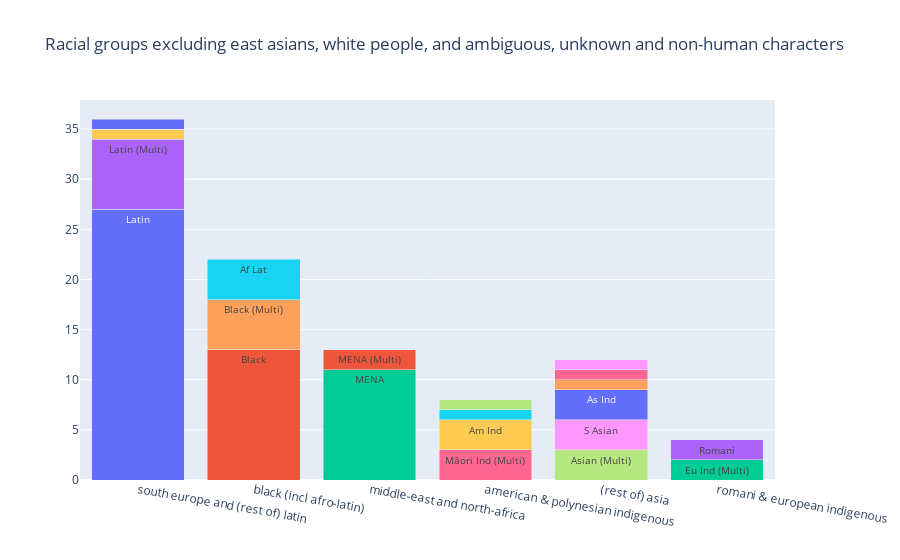

Notebook code for this chart:
### Code cell
# or as a bar stack after all??

template_stack=go.Figure()

# iterate over values or index of values
for index in total_race_percentages.index:
    if "White" in index or ("E Asian" in index and "Ind" not in index) or index in all_groupings["other"].keys():
        continue

    # determine variables with conditionals
    for group in all_groupings:
        if group == "other":
            if index in all_groupings[group].keys():
                stack_label = all_groupings[group][index]
        elif index in all_groupings[group]:
            if group == "north, west, middle and eastern europe":
                stack_label = "romani & european indigenous"
            else:
                stack_label = group


    # add trace to figure
    template_stack.add_trace(
        go.Bar(
            x=[stack_label], 
                # stack_label needs to be an array/series/etc of some kind
                # should only be one value per stack, this is what groups the stacks!
            y=total_race_percentages.loc[index], 
                # value you want to portray in each portion of the stack
            text=index,
            textposition="inside",
                # what you want this value to be labelled as
            #marker_color=portion_colour
                # what colour you want this value to be
        )
    )

template_stack.update_layout(
    barmode='stack', 
    showlegend=False, 
    title="Racial groups excluding east asians, white people, and ambiguous, unknown and non-human characters",
    uniformtext_minsize=8, 
    uniformtext_mode='hide',
    xaxis_tickangle=10,
    
)

template_stack.show()

### Figure 1 — Plotly figure (JSON) as saved in the notebook; plotly's stock layout.template omitted (floating-point values rounded to 4 significant figures)
{"data": [{"text": "Latin", "textposition": "inside", "type": "bar", "x": ["south europe and (rest of) latin"], "y": [27]}, {"text": "Black", "textposition": "inside", "type": "bar", "x": ["black (incl afro-latin)"], "y": [13]}, {"text": "MENA", "textposition": "inside", "type": "bar", "x": ["middle-east and north-africa"], "y": [11]}, {"text": "Latin (Multi)", "textposition": "inside", "type": "bar", "x": ["south europe and (rest of) latin"], "y": [7]}, {"text": "Black (Multi)", "textposition": "inside", "type": "bar", "x": ["black (incl afro-latin)"], "y": [5]}, {"text": "Af Lat", "textposition": "inside", "type": "bar", "x": ["black (incl afro-latin)"], "y": [4]}, {"text": "Māori Ind (Multi)", "textposition": "inside", "type": "bar", "x": ["american & polynesian indigenous"], "y": [3]}, {"text": "Asian (Multi)", "textposition": "inside", "type": "bar", "x": ["(rest of) asia"], "y": [3]}, {"text": "S Asian", "textposition": "inside", "type": "bar", "x": ["(rest of) asia"], "y": [3]}, {"text": "Am Ind", "textposition": "inside", "type": "bar", "x": ["american & polynesian indigenous"], "y": [3]}, {"text": "As Ind", "textposition": "inside", "type": "bar", "x": ["(rest of) asia"], "y": [3]}, {"text": "MENA (Multi)", "textposition": "inside", "type": "bar", "x": ["middle-east and north-africa"], "y": [2]}, {"text": "Eu Ind (Multi)", "textposition": "inside", "type": "bar", "x": ["romani & european indigenous"], "y": [2]}, {"text": "Romani", "textposition": "inside", "type": "bar", "x": ["romani & european indigenous"], "y": [2]}, {"text": "Central As", "textposition": "inside", "type": "bar", "x": ["(rest of) asia"], "y": [1]}, {"text": "Am Ind / E Asian (Multi)", "textposition": "inside", "type": "bar", "x": ["american & polynesian indigenous"], "y": [1]}, {"text": "As Ind / S Asian (Multi)", "textposition": "inside", "type": "bar", "x": ["(rest of) asia"], "y": [1]}, {"text": "Māori Ind", "textposition": "inside", "type": "bar", "x": ["american & polynesian indigenous"], "y": [1]}, {"text": "S Asian (Multi)", "textposition": "inside", "type": "bar", "x": ["(rest of) asia"], "y": [1]}, {"text": "SE Eu", "textposition": "inside", "type": "bar", "x": ["south europe and (rest of) latin"], "y": [1]}, {"text": "SE Eu (Multi)", "textposition": "inside", "type": "bar", "x": ["south europe and (rest of) latin"], "y": [1]}], "layout": {"barmode": "stack", "showlegend": false, "title": {"text": "Racial groups excluding east asians, white people, and ambiguous, unknown and non-human characters"}, "uniformtext": {"minsize": 8, "mode": "hide"}, "xaxis": {"tickangle": 10}}}
